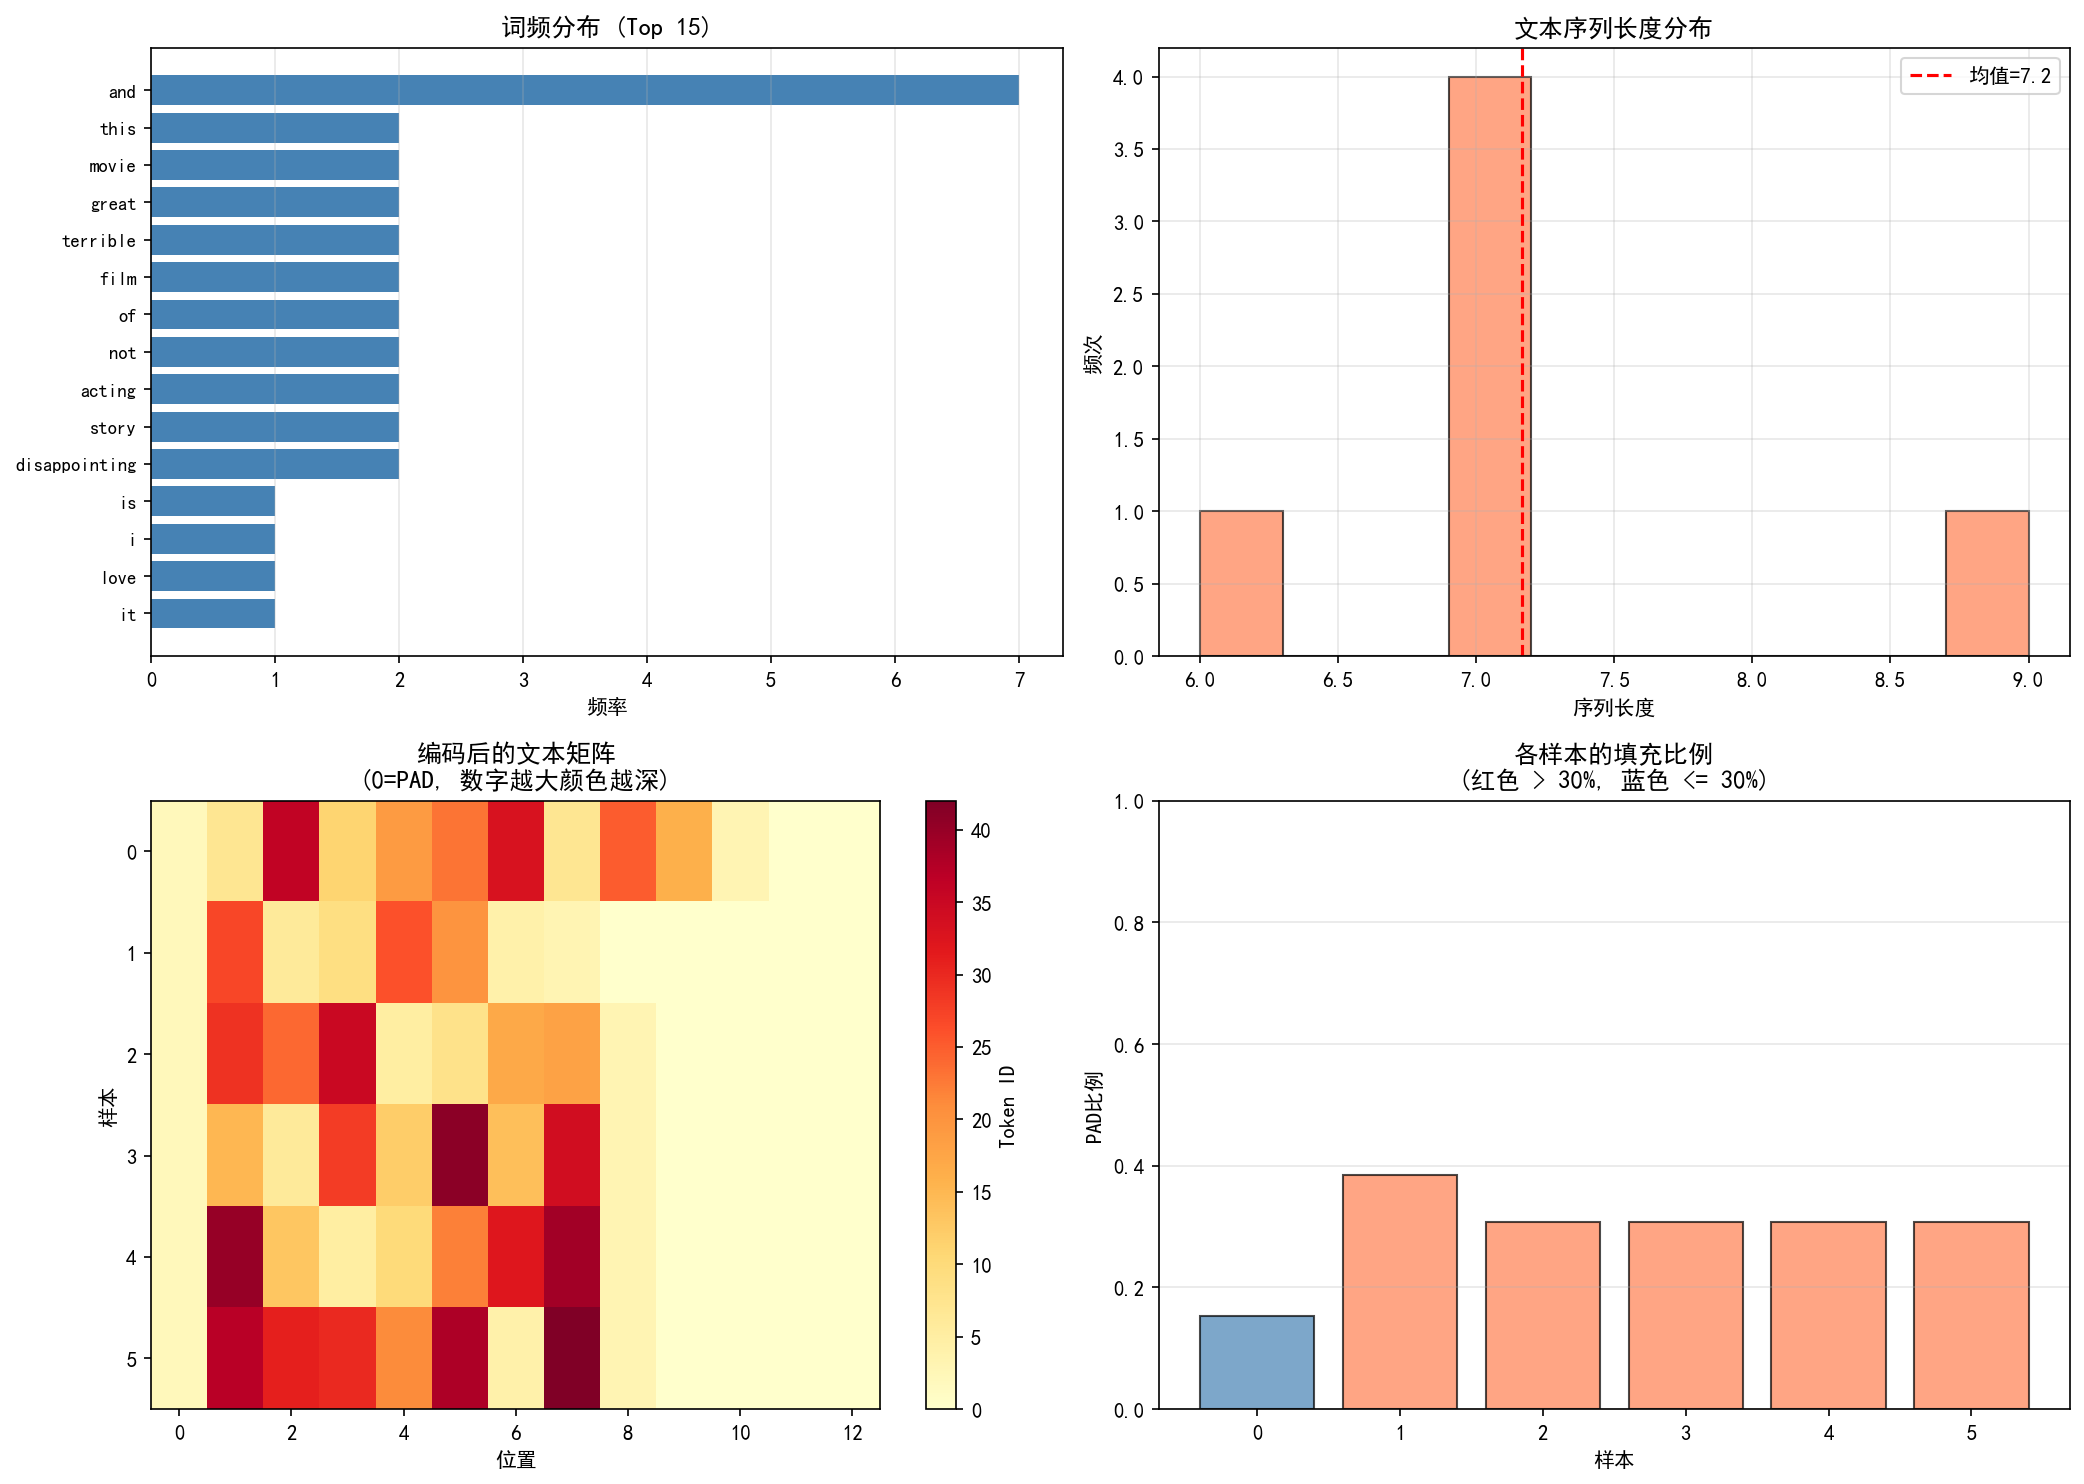

Source code (Python):
"""
W11-d5: 文本预处理
- Vocabulary类（fit, encode, decode, PAD/UNK tokens）
- 文本分词（简单split + NLTK可选）
- 填充与截断实现
- 自定义文本Dataset
- 变长序列的collate_fn
- 演示完整流程
"""

import numpy as np
import matplotlib.pyplot as plt
from collections import Counter

plt.rcParams['font.sans-serif'] = ['SimHei']
plt.rcParams['axes.unicode_minus'] = False


# ============================================================
# 1. Vocabulary类
# ============================================================
print("=" * 60)
print("1. Vocabulary 类实现")
print("=" * 60)


class Vocabulary:
    """文本词汇表类，支持构建、编码、解码"""

    # 特殊token
    PAD_TOKEN = '<PAD>'
    UNK_TOKEN = '<UNK>'
    BOS_TOKEN = '<BOS>'
    EOS_TOKEN = '<EOS>'

    def __init__(self, min_freq=1, max_size=None):
        self.min_freq = min_freq
        self.max_size = max_size
        self.token2idx = {}
        self.idx2token = {}
        self.token_freq = Counter()
        self._built = False

    def fit(self, tokenized_texts):
        """从分词后的文本构建词汇表"""
        # 统计词频
        self.token_freq = Counter()
        for tokens in tokenized_texts:
            self.token_freq.update(tokens)

        # 构建映射（先加入特殊token）
        self.token2idx = {
            self.PAD_TOKEN: 0,
            self.UNK_TOKEN: 1,
            self.BOS_TOKEN: 2,
            self.EOS_TOKEN: 3,
        }

        # 按频率排序加入
        sorted_tokens = sorted(
            self.token_freq.items(),
            key=lambda x: (-x[1], x[0])  # 频率降序，同频按字母
        )

        max_vocab = self.max_size - len(self.token2idx) if self.max_size else None
        count = 0
        for token, freq in sorted_tokens:
            if freq < self.min_freq:
                continue
            if max_vocab is not None and count >= max_vocab:
                break
            if token not in self.token2idx:
                self.token2idx[token] = len(self.token2idx)
                count += 1

        self.idx2token = {idx: tok for tok, idx in self.token2idx.items()}
        self._built = True
        return self

    @property
    def vocab_size(self):
        return len(self.token2idx)

    @property
    def pad_idx(self):
        return self.token2idx[self.PAD_TOKEN]

    @property
    def unk_idx(self):
        return self.token2idx[self.UNK_TOKEN]

    def encode(self, tokens, add_special=False):
        """将token列表编码为索引列表"""
        if not self._built:
            raise RuntimeError("词汇表未构建，请先调用fit()")

        result = []
        if add_special:
            result.append(self.token2idx[self.BOS_TOKEN])

        for tok in tokens:
            result.append(self.token2idx.get(tok, self.unk_idx))

        if add_special:
            result.append(self.token2idx[self.EOS_TOKEN])

        return result

    def decode(self, indices, remove_special=True):
        """将索引列表解码为token列表"""
        special_tokens = {self.PAD_TOKEN, self.UNK_TOKEN,
                          self.BOS_TOKEN, self.EOS_TOKEN}
        tokens = []
        for idx in indices:
            tok = self.idx2token.get(idx, self.UNK_TOKEN)
            if remove_special and tok in special_tokens:
                continue
            tokens.append(tok)
        return tokens

    def __len__(self):
        return self.vocab_size

    def __repr__(self):
        return f"Vocabulary(size={self.vocab_size}, min_freq={self.min_freq})"


# 演示
texts = [
    "I love machine learning and deep learning",
    "deep learning is a subset of machine learning",
    "natural language processing uses deep learning",
    "recurrent neural networks process sequences",
    "LSTM and GRU are types of recurrent networks",
]

# 简单分词
tokenized = [text.lower().split() for text in texts]

vocab = Vocabulary(min_freq=1)
vocab.fit(tokenized)

print(f"\n词汇表大小: {vocab.vocab_size}")
print(f"PAD index: {vocab.pad_idx}")
print(f"UNK index: {vocab.unk_idx}")
print(f"\ntoken2idx (前20个):")
for tok, idx in list(vocab.token2idx.items())[:20]:
    print(f"  '{tok}': {idx}")

# 编码示例
sample = "deep learning is great".split()
encoded = vocab.encode(sample, add_special=True)
decoded = vocab.decode(encoded, remove_special=False)
print(f"\n编码演示:")
print(f"  原始: {sample}")
print(f"  编码: {encoded}")
print(f"  解码: {decoded}")
print(f"  去特殊: {vocab.decode(encoded)}")

# UNK处理
unk_sample = "transformer is new".split()
encoded_unk = vocab.encode(unk_sample)
print(f"\nUNK处理:")
print(f"  原始: {unk_sample}")
print(f"  编码: {encoded_unk}")
print(f"  解码: {vocab.decode(encoded_unk)}")


# ============================================================
# 2. 文本分词
# ============================================================
print("\n" + "=" * 60)
print("2. 文本分词")
print("=" * 60)


def simple_tokenize(text):
    """简单分词：小写 + 按空格/标点分割"""
    import re
    text = text.lower()
    # 保留字母、数字、常见标点
    tokens = re.findall(r'\w+|[^\w\s]', text)
    return tokens


# 尝试NLTK分词
try:
    from nltk.tokenize import word_tokenize
    nltk_available = True
    print("\nNLTK可用，使用word_tokenize")
except ImportError:
    nltk_available = False
    print("\nNLTK不可用，使用简单分词")

sample_text = "Hello, world! This is a test. Deep learning is amazing, isn't it?"

print(f"\n原文: {sample_text}")
print(f"简单分词: {simple_tokenize(sample_text)}")
if nltk_available:
    print(f"NLTK分词:  {word_tokenize(sample_text.lower())}")


# ============================================================
# 3. 填充与截断
# ============================================================
print("\n" + "=" * 60)
print("3. 填充(Padding)与截断(Truncation)")
print("=" * 60)


def pad_sequence(indices, max_len, pad_value=0, truncation='pre'):
    """
    对索引序列进行填充或截断
    truncation: 'pre' 截断前面的, 'post' 截断后面的
    """
    if len(indices) > max_len:
        if truncation == 'pre':
            return indices[-max_len:]
        else:
            return indices[:max_len]
    elif len(indices) < max_len:
        padding = [pad_value] * (max_len - len(indices))
        return indices + padding  # 后填充
    return indices


def pad_sequences(sequences, max_len=None, pad_value=0, truncation='pre'):
    """批量填充"""
    if max_len is None:
        max_len = max(len(seq) for seq in sequences)

    result = []
    for seq in sequences:
        result.append(pad_sequence(seq, max_len, pad_value, truncation))
    return np.array(result)


# 演示
sequences = [
    [1, 2, 3],
    [4, 5, 6, 7, 8, 9],
    [10, 11],
    [12, 13, 14, 15],
]

print("\n原始序列:")
for i, seq in enumerate(sequences):
    print(f"  序列{i}: {seq} (长度={len(seq)})")

# 固定长度填充
padded = pad_sequences(sequences, max_len=5, pad_value=0)
print(f"\n填充到长度5 (PAD=0):")
print(padded)

# 截断
truncated = pad_sequences(sequences, max_len=3, pad_value=0, truncation='pre')
print(f"\n截断到长度3 (截断前面):")
print(truncated)

truncated_post = pad_sequences(sequences, max_len=3, pad_value=0, truncation='post')
print(f"\n截断到长度3 (截断后面):")
print(truncated_post)


# ============================================================
# 4. 自定义文本Dataset
# ============================================================
print("\n" + "=" * 60)
print("4. 自定义文本 Dataset")
print("=" * 60)


class TextDataset:
    """自定义文本数据集"""

    def __init__(self, texts, labels, vocab, max_len=50,
                 tokenizer=None, add_special=False):
        self.texts = texts
        self.labels = labels
        self.vocab = vocab
        self.max_len = max_len
        self.tokenizer = tokenizer or simple_tokenize
        self.add_special = add_special

        # 预处理所有文本
        self.encoded_texts = []
        for text in texts:
            tokens = self.tokenizer(text)
            indices = vocab.encode(tokens, add_special=self.add_special)
            indices = pad_sequence(indices, max_len,
                                   pad_value=vocab.pad_idx,
                                   truncation='pre')
            self.encoded_texts.append(indices)

        self.encoded_texts = np.array(self.encoded_texts)
        self.labels = np.array(labels)

    def __len__(self):
        return len(self.texts)

    def __getitem__(self, idx):
        return self.encoded_texts[idx], self.labels[idx]

    def get_text(self, idx):
        """获取原始文本"""
        return self.texts[idx]

    def decode_item(self, idx):
        """解码某个样本"""
        return self.vocab.decode(self.encoded_texts[idx])


# 构建完整训练数据
train_texts = [
    "this movie is great and I love it",
    "terrible film waste of time and money",
    "an excellent masterpiece of cinema",
    "boring and dull not worth watching",
    "wonderful acting and great story",
    "worst movie ever completely awful",
    "highly recommended for everyone",
    "disappointing and poorly directed",
    "a beautiful and touching story",
    "bad acting terrible plot and dialogue",
    "absolutely fantastic best film this year",
    "not good very disappointing experience",
]

train_labels = [1, 0, 1, 0, 1, 0, 1, 0, 1, 0, 1, 0]  # 1=正面, 0=负面

# 构建词汇表
tokenized_train = [simple_tokenize(t) for t in train_texts]
full_vocab = Vocabulary(min_freq=1)
full_vocab.fit(tokenized_train)

# 创建Dataset
dataset = TextDataset(train_texts, train_labels, full_vocab, max_len=10)

print(f"\n词汇表大小: {full_vocab.vocab_size}")
print(f"数据集大小: {len(dataset)}")
print(f"编码后形状: {dataset.encoded_texts.shape}")
print(f"\n数据集示例:")
for i in range(4):
    encoded, label = dataset[i]
    print(f"  [{i}] 标签={label} | 编码={encoded} | 原文='{train_texts[i]}'")
    print(f"       解码={dataset.decode_item(i)}")


# ============================================================
# 5. collate_fn for 变长序列
# ============================================================
print("\n" + "=" * 60)
print("5. collate_fn 变长序列批处理")
print("=" * 60)


def collate_fn(batch, pad_value=0):
    """
    自定义collate函数：将变长序列整理成batch
    batch: list of (sequence, label) tuples
    """
    sequences, labels = zip(*batch)
    labels = np.array(labels)

    # 找到batch内最大长度
    max_len = max(len(seq) for seq in sequences)

    # 填充到最大长度
    padded = []
    lengths = []
    for seq in sequences:
        seq_list = list(seq)
        length = len(seq_list)
        padded.append(seq_list + [pad_value] * (max_len - length))
        lengths.append(length)

    padded = np.array(padded)
    lengths = np.array(lengths)

    return padded, labels, lengths


# 模拟变长序列batch
raw_batch = [
    ([1, 2, 3], 0),
    ([4, 5, 6, 7, 8], 1),
    ([9, 10], 0),
    ([11, 12, 13, 14], 1),
]

padded_batch, labels_batch, lengths_batch = collate_fn(raw_batch, pad_value=0)

print(f"\n原始batch:")
for seq, label in raw_batch:
    print(f"  序列={seq}, 标签={label}")

print(f"\ncollate后:")
print(f"  padded:\n{padded_batch}")
print(f"  labels: {labels_batch}")
print(f"  lengths: {lengths_batch}")


# ============================================================
# 6. 完整流程演示
# ============================================================
print("\n" + "=" * 60)
print("6. 完整文本预处理流程演示")
print("=" * 60)

# Step 1: 原始文本
raw_documents = [
    "The quick brown fox jumps over the lazy dog",
    "Machine learning algorithms learn from data",
    "Natural language processing is a fascinating field",
    "Deep learning models can understand complex patterns",
    "Text classification is an important NLP task",
    "Recurrent neural networks handle sequential data well",
]

print(f"\nStep 1: 原始文本 ({len(raw_documents)} 条)")
for i, doc in enumerate(raw_documents):
    print(f"  [{i}] {doc}")

# Step 2: 分词
print(f"\nStep 2: 分词")
tokenized_docs = [simple_tokenize(doc) for doc in raw_documents]
for i, tokens in enumerate(tokenized_docs):
    print(f"  [{i}] {tokens[:8]}... ({len(tokens)} tokens)")

# Step 3: 构建词汇表
print(f"\nStep 3: 构建词汇表")
pipeline_vocab = Vocabulary(min_freq=1)
pipeline_vocab.fit(tokenized_docs)
print(f"  词汇表大小: {pipeline_vocab.vocab_size}")
print(f"  前15个词: {list(pipeline_vocab.token2idx.keys())[:15]}")

# Step 4: 编码
print(f"\nStep 4: 编码")
encoded_docs = []
for tokens in tokenized_docs:
    encoded = pipeline_vocab.encode(tokens, add_special=True)
    encoded_docs.append(encoded)
    print(f"  长度={len(encoded):>2d}: {encoded[:10]}{'...' if len(encoded) > 10 else ''}")

# Step 5: 填充
print(f"\nStep 5: 填充到统一长度")
max_len = max(len(e) for e in encoded_docs) + 2
padded_docs = pad_sequences(encoded_docs, max_len=max_len,
                            pad_value=pipeline_vocab.pad_idx)
print(f"  填充后形状: {padded_docs.shape}")
print(f"  PAD index: {pipeline_vocab.pad_idx}")
for i in range(len(padded_docs)):
    print(f"  [{i}] {padded_docs[i]}")

# Step 6: 解码验证
print(f"\nStep 6: 解码验证")
for i in range(3):
    decoded = pipeline_vocab.decode(padded_docs[i])
    original = simple_tokenize(raw_documents[i])
    match = decoded == original
    print(f"  [{i}] 匹配={match}")
    if not match:
        print(f"       原始: {original}")
        print(f"       解码: {decoded}")


# ============================================================
# 可视化
# ============================================================
fig, axes = plt.subplots(2, 2, figsize=(14, 10))

# 图1: 词频分布
ax = axes[0, 0]
word_freqs = Counter()
for tokens in tokenized_train:
    word_freqs.update(tokens)
top_words = word_freqs.most_common(15)
words, freqs = zip(*top_words)
ax.barh(range(len(words)), freqs, color='steelblue')
ax.set_yticks(range(len(words)))
ax.set_yticklabels(words, fontsize=9)
ax.set_xlabel('频率')
ax.set_title('词频分布 (Top 15)')
ax.invert_yaxis()
ax.grid(True, alpha=0.3, axis='x')

# 图2: 序列长度分布
ax = axes[0, 1]
lengths = [len(tokens) for tokens in tokenized_docs]
ax.hist(lengths, bins=10, color='coral', edgecolor='black', alpha=0.7)
ax.axvline(x=np.mean(lengths), color='red', linestyle='--',
           label=f'均值={np.mean(lengths):.1f}')
ax.set_xlabel('序列长度')
ax.set_ylabel('频次')
ax.set_title('文本序列长度分布')
ax.legend()
ax.grid(True, alpha=0.3)

# 图3: 编码矩阵热力图
ax = axes[1, 0]
im = ax.imshow(padded_docs, aspect='auto', cmap='YlOrRd')
ax.set_xlabel('位置')
ax.set_ylabel('样本')
ax.set_title('编码后的文本矩阵\n(0=PAD, 数字越大颜色越深)')
plt.colorbar(im, ax=ax, label='Token ID')

# 图4: 填充比例
ax = axes[1, 1]
pad_ratios = []
for row in padded_docs:
    pad_count = np.sum(row == pipeline_vocab.pad_idx)
    pad_ratios.append(pad_count / len(row))
x_pos = range(len(raw_documents))
colors = ['coral' if r > 0.3 else 'steelblue' for r in pad_ratios]
ax.bar(x_pos, pad_ratios, color=colors, edgecolor='black', alpha=0.7)
ax.set_xlabel('样本')
ax.set_ylabel('PAD比例')
ax.set_title('各样本的填充比例\n(红色 > 30%, 蓝色 <= 30%)')
ax.set_ylim(0, 1)
ax.grid(True, alpha=0.3, axis='y')

plt.tight_layout()
plt.savefig('D:/code/big-model-learn/code/q_01/W11/d5_text_preprocessing.png', dpi=150, bbox_inches='tight')
plt.close()

print("\n图片已保存: d5_text_preprocessing.png")
